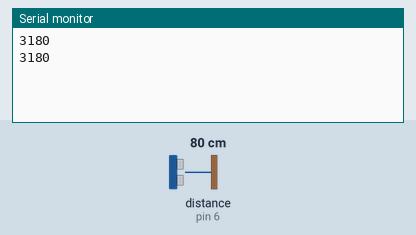
Simulated run of this sketch. Board: Arduino Uno, built with avr-gcc and run on an emulated ATmega328P. Parts: the last lines printed to the serial monitor. Wiring (inferred from the names in the program): ultrasonic range finder: trigger pin 7; echo pin 6. The test bench sets the inputs (shaded band); at power-on: distance to the obstacle (sensor on pin 6) 80 cm. The echo pulse lasts 58.3 µs per cm.

Above: at 1.8 s.
1.9 s: distance to the obstacle (sensor on pin 6) set to 2 cm
At 2.3 s:
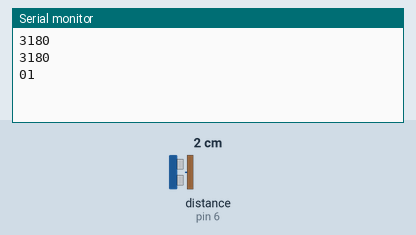
3.4 s: distance to the obstacle (sensor on pin 6) set to 4 cm
At 4.8 s:
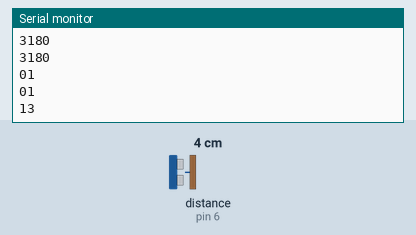
Timing chart, 0 to 6.4 s (numbered marks = the images above; inputs shaded):
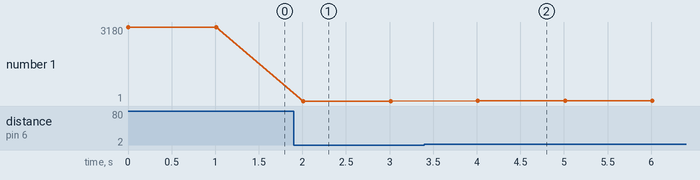

The sketch:

ultrasonic_sensor.ino
```cpp
const int pingPin = 7;
const int echoPin = 6;
void setup()
{
Serial.begin(9600);
}
void loop()
{
long duration, inches, cm;
pinMode(pingPin, OUTPUT);
digitalWrite(pingPin, LOW);
delayMicroseconds(2);
digitalWrite(pingPin, HIGH);
delayMicroseconds(10);
digitalWrite(pingPin, LOW);
pinMode(echoPin, INPUT);
duration = pulseIn(echoPin, HIGH);
inches = microsecondsToInches(duration);
cm = microsecondsToCentimeters(duration);
Serial.print(inches);
Serial.print(cm);
Serial.println();
delay(1000);
}
long microsecondsToInches(long microseconds)
{
return microseconds / 74 / 2;
}
long microsecondsToCentimeters(long microseconds)
{
return microseconds / 29 / 2;
}
```

Measured:
- after the input at 1.9 s, the serial monitor: prints a new line after 0.11 s (image 1)
- after the input at 3.4 s, the serial monitor: prints a new line after 0.61 s (image 2)
- plotted number 1: 3180 → 1 after the input at 1.9 s, 1 → 13 after the input at 3.4 s
